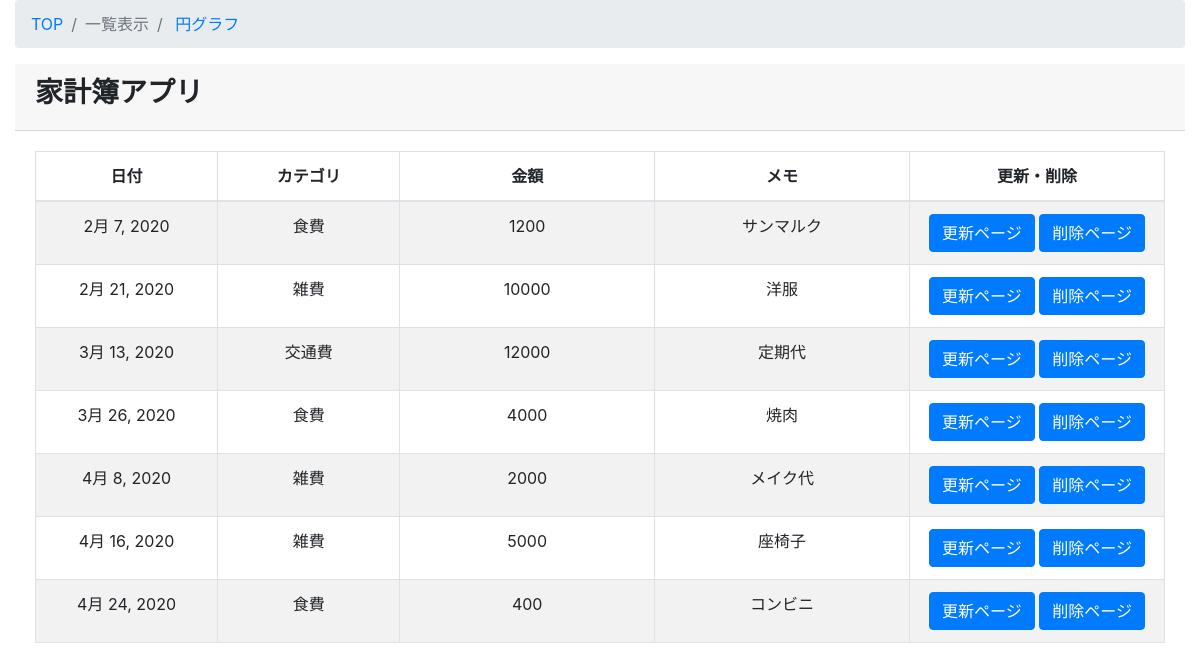
Before: /kakeibo/kakeibo_list/ with the older database file.
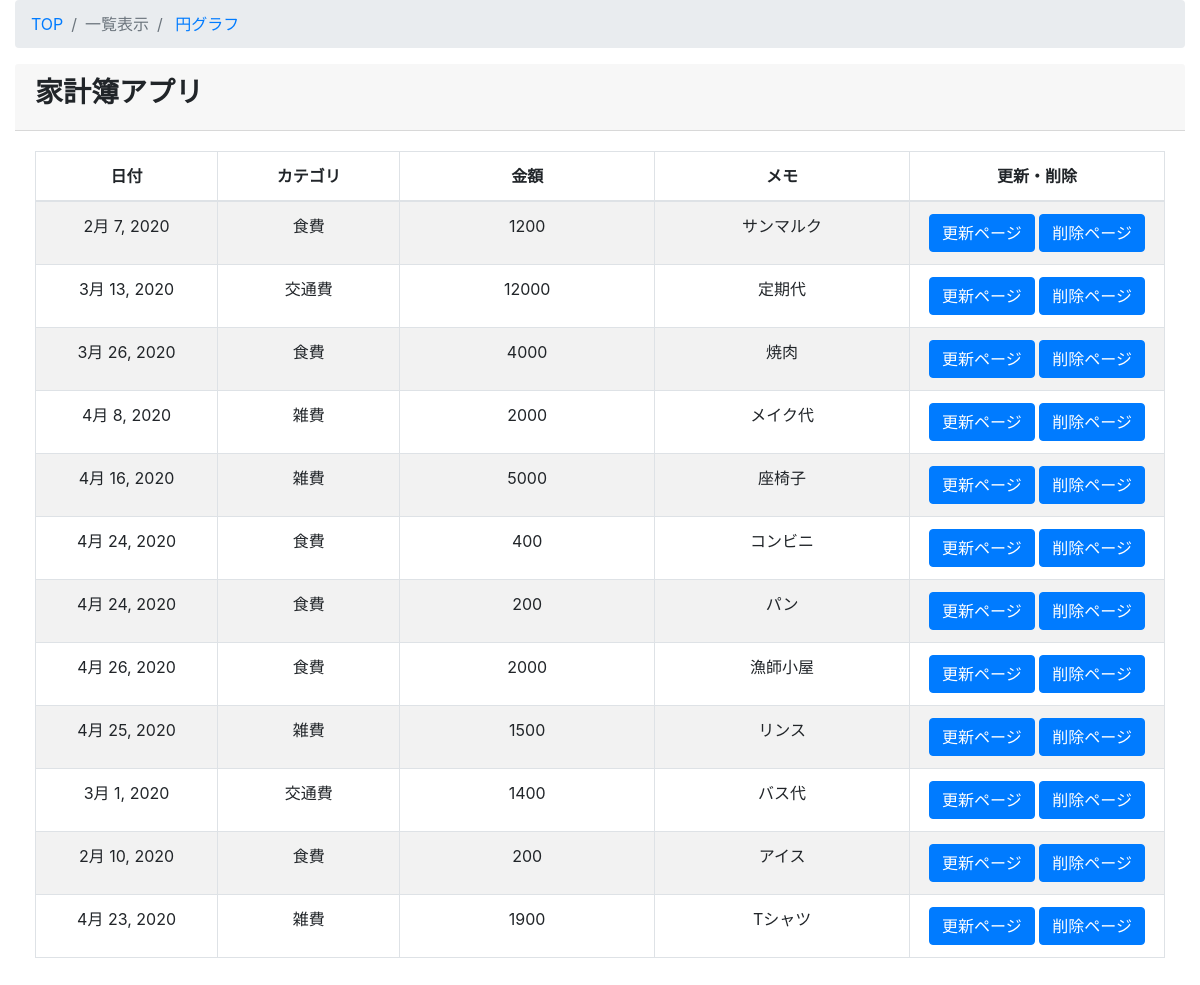
After: the same page with the newer database file.
### kakeibo/models.py (models this page shows, shortened)
class Kakeibo(models.Model):
    class Meta:
        db_table="kakeibo"
        verbose_name="家計簿"
        verbose_name_plural="家計簿"
    date=models.DateField(verbose_name="日付",default=datetime.now)
    category=models.ForeignKey(Category,on_delete=models.PROTECT,verbose_name="カテゴリ")
    money=models.IntegerField(verbose_name="金額",help_text="単位は日本円")
    memo=models.CharField(verbose_name="メモ",max_length=500)

class Category(models.Model):
    class Meta:
        db_table="category"
        verbose_name="カテゴリ"
        verbose_name_plural="カテゴリ"
    category_name=models.CharField(max_length=255,unique=True)
    def __str__(self):
        return self.category_name

### kakeibo/views.py (the view)
# urls.py: path('kakeibo_list/',views.KakeiboListView.as_view(),name='kakeibo_list'),
class KakeiboListView(ListView):
    model=Kakeibo
    template_name='kakeibo/kakeibo_list.html'
    def queryset(self):
        return Kakeibo.objects.all()

### kakeibo/templates/kakeibo/kakeibo_list.html
{% extends 'kakeibo/base.html' %}
{% block content %}
<div class="content-wrapper">
    <div class="container-fluid">
        <ol class="breadcrumb">
            <li class="breadcrumb-item">
                <a href="{% url 'kakeibo:kakeibo_list' %}">TOP</a>
            </li>
            <li class="breadcrumb-item active">一覧表示</li>
            <li class="breadcrumb-item">
                <a href="{% url 'kakeibo:kakeibo_circle' %}">円グラフ</a>
            </li>
        </ol>
        <div clss="card mb-3">
            <div class="card-header">
                <h3><b>家計簿アプリ</b></h3></div>
            <div class="card-body">
                <div class="table-responsive">
                    <table id=kakeibo_list width="100%" class="table table-striped table-bordered table-hover">
                        <thead>
                            <tr>
                                <th class="text-center">日付</th>
                                <th class="text-center">カテゴリ</th>
                                <th class="text-center">金額</th>
                                <th class="text-center">メモ</th>
                                <th class="text-center">更新・削除</th>
                            </tr>
                        </thead>
                        <tbody>
                            {% for item in object_list %}
                                <tr class="odd gradeX text-center">
                                    <td class="text-center" width="100">{{ item.date }}</td>
                                    <td class="text-center" width="100">{{ item.category }}</td>
                                    <td class="text-center" width="140">{{ item.money }}</td>
                                    <td class="text-center" width="140">{{ item.memo }}</td>
                                    <td class="text-center" width="140">
                                <a class="btn btn-primary" href="{% url 'kakeibo:kakeibo_update' item.pk %}" role="button">更新ページ</a>
                                <a class="btn btn-primary" href="{% url 'kakeibo:kakeibo_delete' item.pk %}" role="button">削除ページ</a>
                                </td>
                                </tr>
                            {% endfor %}
                        </tbody>
                    </table>
                </div>
            </div>
        </div>
    </div>
</div>
{% endblock content %}

Changed rows visible on the page:
removed Kakeibo: date "2月 21, 2020", category "雑費", money "10000", memo "洋服"
added Kakeibo: date "4月 24, 2020", category "食費", money "200", memo "パン"
added Kakeibo: date "4月 26, 2020", category "食費", money "2000", memo "漁師小屋"
added Kakeibo: date "4月 25, 2020", category "雑費", money "1500", memo "リンス"
added Kakeibo: date "3月 1, 2020", category "交通費", money "1400", memo "バス代"
added Kakeibo: date "2月 10, 2020", category "食費", money "200", memo "アイス"
added Kakeibo: date "4月 23, 2020", category "雑費", money "1900", memo "Tシャツ"
